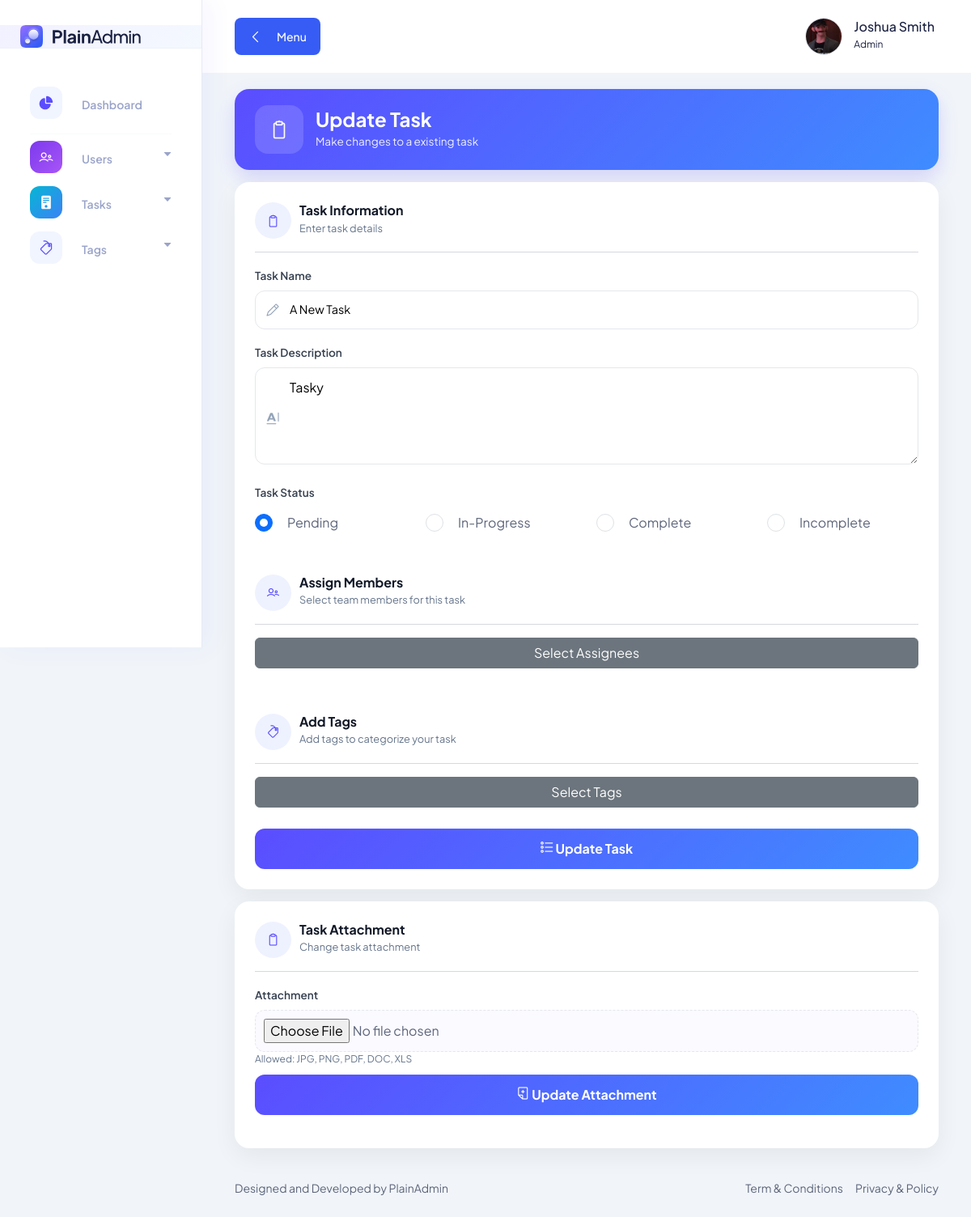
/pages/tasks/edit.task.php?task_id=4 (signed in), run on an earlier commit of the app's database.
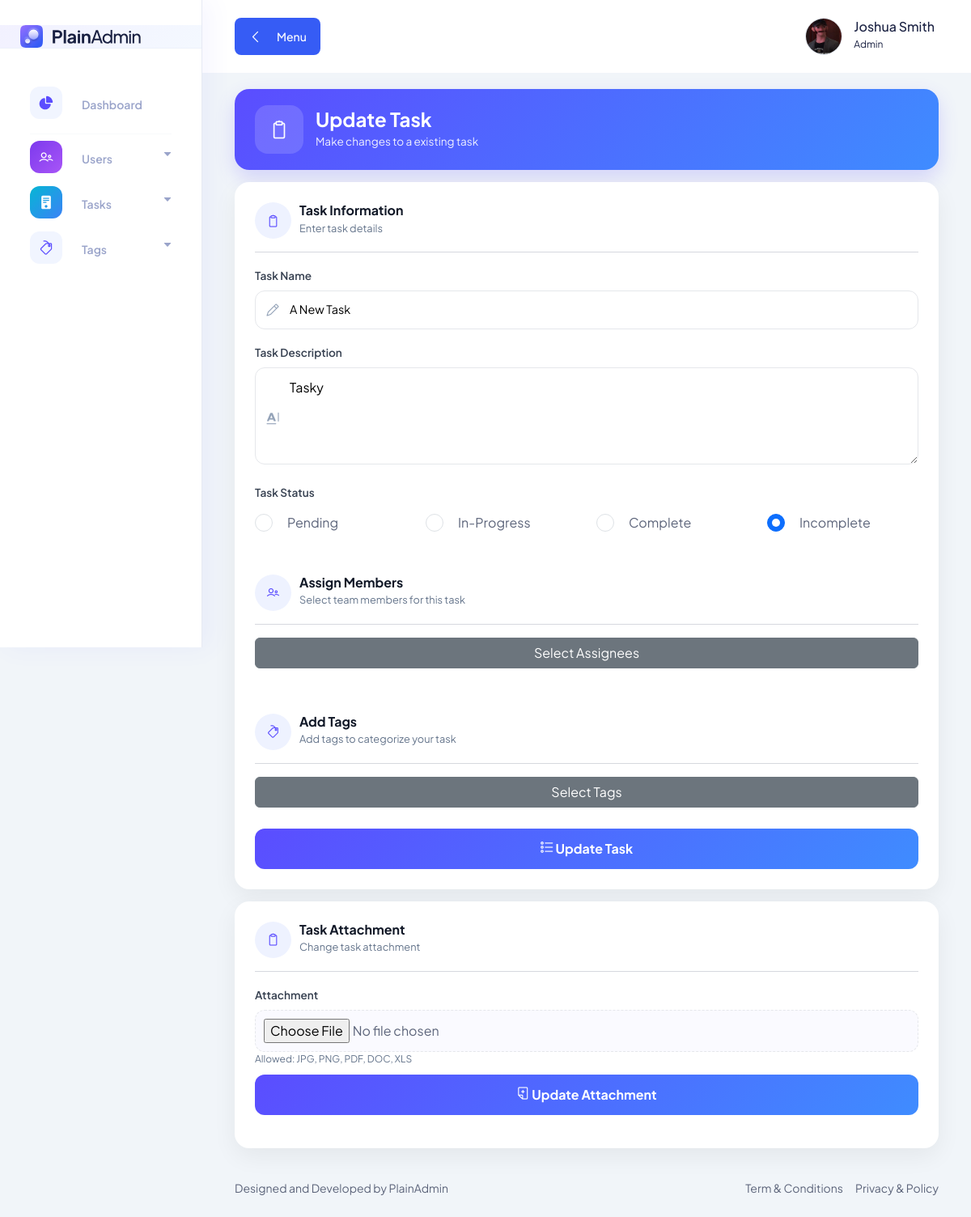
And on a later commit of the database.
### tables this page shows
CREATE TABLE `tasks_tbl` (
  `task_id` int(11) NOT NULL AUTO_INCREMENT,
  `task_name` varchar(100) NOT NULL,
  `task_description` varchar(100) NOT NULL,
  `task_status` int(11) NOT NULL DEFAULT 1,
  `task_attachment` varchar(255) DEFAULT NULL,
  `task_submit` varchar(255) DEFAULT NULL,
  `submission_text` text DEFAULT NULL,
  `submitted_by` varchar(255) DEFAULT '',
  `submitted_at` datetime DEFAULT NULL,
  PRIMARY KEY (`task_id`)
);

CREATE TABLE `task_status_tbl` (
  `status_id` int(11) NOT NULL AUTO_INCREMENT,
  `status` varchar(100) NOT NULL,
  PRIMARY KEY (`status_id`)
);

### pages/tasks/edit.task.php (the view, shortened to what the changed rows need)
<?php require_once "../../includes/conn.php"; ?>
<!DOCTYPE html>
<html lang="en">
<head>
    <?php include_once "../../includes/components/links.php"; ?>
</head>
<body>
    <?php
    $task_id = $_GET['task_id'];
    $select_task = mysqli_query($conn, "SELECT * FROM tasks_tbl WHERE task_id = '$task_id'");
    $task = mysqli_fetch_array($select_task);
    ?>
    <main class="main-wrapper">
        <section class="section">
            <div class="container-fluid">
                <div class="page-header">
                    <div>
                        <h2 class="header-title">Update Task</h2>
                    </div>
                </div>
                <form action="ctrlData/ctrl.update.task.php?task_id=<?php echo $task_id; ?>" method="POST"
                    enctype="multipart/form-data">
                    <div class="glass-card">
                        <div class="row">
                            <div class="col-md-12 mb-3">
                                <div class="input-group-custom">
                                    <i class="lni lni-pencil"></i>
                                    <input type="text" name="taskname" class="input-custom"
                                        value="<?php echo $task['task_name']; ?>" required>
                                </div>
                            </div>
                            <div class="col-md-12 mb-3">
                                <div class="input-group-custom">
                                    <i class="lni lni-text-format"></i>
                                    <textarea name="taskdescription"
                                        placeholder="Write task details..."><?php echo $task['task_description']; ?></textarea>
                                </div>
                            </div>
                            <div class="col-md-12 mb-3">
                                <div class="input-group-custom row">
                                    <?php
                                    $task_statuses = mysqli_query($conn, "SELECT * FROM task_status_tbl");
                                    while ($task_status = mysqli_fetch_array($task_statuses)) {
                                        ?>
                                        <div class="col">
                                            <div class="form-check radio-style mb-20">
                                                <input class="form-check-input" type="radio"
                                                    value="<?php echo $task_status['status_id'] ?>"
                                                    id="statusradio-<?php echo $task_status['status_id'] ?>"
                                                    name="taskstatus" required <?php if ($task['task_status'] == $task_status['status_id'])
                                                        echo "checked"; ?>>
                                                <label class="form-check-label"
                                                    for="statusradio-<?php echo $task_status['status_id'] ?>">
                                                    <?php echo $task_status['status'] ?>
                                                </label>
                                            </div>
                                        </div>
                                        <?php
                                    }
                                    ?>
                                </div>
                            </div>
                        </div>
                        <br>
                    </div>
                </form>
            </div>
        </section>
    </main>
    <?php include_once "../../includes/components/scripts.php"; ?>
</body>
</html>

What changed in the data, as far as the page shows it:
changed tasks_tbl "A New Task": task_status "☑ Pending" → "☐ Pending"; task_status "☐ Incomplete" → "☑ Incomplete"
